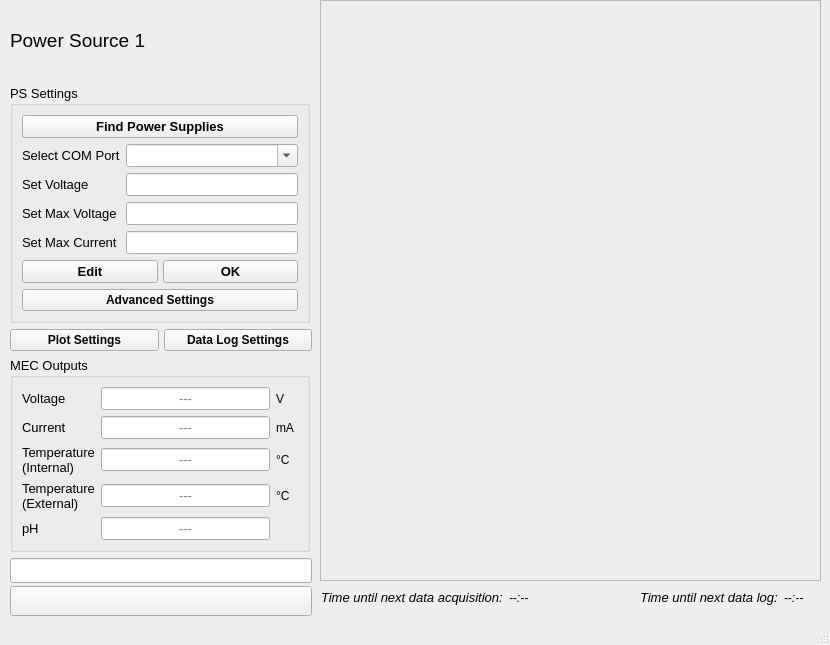
<?xml version="1.0" encoding="UTF-8"?>
<ui version="4.0">
 <class>MainWindow</class>
 <widget class="QMainWindow" name="MainWindow">
  <property name="geometry">
   <rect>
    <x>0</x>
    <y>0</y>
    <width>830</width>
    <height>645</height>
   </rect>
  </property>
  <property name="sizePolicy">
   <sizepolicy hsizetype="Fixed" vsizetype="Fixed">
    <horstretch>0</horstretch>
    <verstretch>0</verstretch>
   </sizepolicy>
  </property>
  <property name="minimumSize">
   <size>
    <width>830</width>
    <height>645</height>
   </size>
  </property>
  <property name="maximumSize">
   <size>
    <width>830</width>
    <height>645</height>
   </size>
  </property>
  <property name="windowTitle">
   <string>MainWindow</string>
  </property>
  <widget class="QWidget" name="centralwidget">
   <widget class="QWidget" name="layoutWidget">
    <property name="geometry">
     <rect>
      <x>640</x>
      <y>590</y>
      <width>181</width>
      <height>21</height>
     </rect>
    </property>
    <layout class="QFormLayout" name="formLayout_3">
     <item row="0" column="0">
      <widget class="QLabel" name="timeuntilLabel">
       <property name="maximumSize">
        <size>
         <width>16777215</width>
         <height>18</height>
        </size>
       </property>
       <property name="font">
        <font>
         <pointsize>10</pointsize>
         <italic>true</italic>
        </font>
       </property>
       <property name="text">
        <string>Time until next data log:</string>
       </property>
      </widget>
     </item>
     <item row="0" column="1">
      <widget class="QLabel" name="timerLabel">
       <property name="maximumSize">
        <size>
         <width>16777215</width>
         <height>18</height>
        </size>
       </property>
       <property name="font">
        <font>
         <italic>true</italic>
        </font>
       </property>
       <property name="text">
        <string>--:--</string>
       </property>
      </widget>
     </item>
    </layout>
   </widget>
   <widget class="QWidget" name="layoutWidget">
    <property name="geometry">
     <rect>
      <x>10</x>
      <y>1</y>
      <width>302</width>
      <height>615</height>
     </rect>
    </property>
    <layout class="QVBoxLayout" name="verticalLayout_2" stretch="0,0,0,0,0">
     <item>
      <widget class="QLabel" name="label">
       <property name="minimumSize">
        <size>
         <width>0</width>
         <height>0</height>
        </size>
       </property>
       <property name="maximumSize">
        <size>
         <width>16777215</width>
         <height>16777215</height>
        </size>
       </property>
       <property name="font">
        <font>
         <pointsize>14</pointsize>
        </font>
       </property>
       <property name="text">
        <string>Power Source 1</string>
       </property>
      </widget>
     </item>
     <item>
      <widget class="QGroupBox" name="groupBox">
       <property name="minimumSize">
        <size>
         <width>300</width>
         <height>0</height>
        </size>
       </property>
       <property name="maximumSize">
        <size>
         <width>300</width>
         <height>16777215</height>
        </size>
       </property>
       <property name="font">
        <font>
         <pointsize>10</pointsize>
        </font>
       </property>
       <property name="title">
        <string>PS Settings</string>
       </property>
       <layout class="QFormLayout" name="formLayout_2">
        <item row="0" column="0" colspan="2">
         <widget class="QPushButton" name="findPSButton">
          <property name="minimumSize">
           <size>
            <width>0</width>
            <height>0</height>
           </size>
          </property>
          <property name="maximumSize">
           <size>
            <width>16777215</width>
            <height>16777215</height>
           </size>
          </property>
          <property name="font">
           <font>
            <pointsize>10</pointsize>
            <weight>75</weight>
            <bold>true</bold>
           </font>
          </property>
          <property name="text">
           <string>Find Power Supplies</string>
          </property>
         </widget>
        </item>
        <item row="1" column="0">
         <widget class="QLabel" name="portboxLabel">
          <property name="font">
           <font>
            <pointsize>10</pointsize>
           </font>
          </property>
          <property name="text">
           <string>Select COM Port</string>
          </property>
         </widget>
        </item>
        <item row="1" column="1">
         <widget class="QComboBox" name="comBox">
          <property name="maximumSize">
           <size>
            <width>16777215</width>
            <height>16777215</height>
           </size>
          </property>
          <property name="editable">
           <bool>true</bool>
          </property>
         </widget>
        </item>
        <item row="2" column="0">
         <widget class="QLabel" name="label_2">
          <property name="font">
           <font>
            <pointsize>10</pointsize>
           </font>
          </property>
          <property name="text">
           <string>Set Voltage</string>
          </property>
         </widget>
        </item>
        <item row="2" column="1">
         <widget class="QLineEdit" name="setvoltageDisplay">
          <property name="alignment">
           <set>Qt::AlignCenter</set>
          </property>
          <property name="readOnly">
           <bool>true</bool>
          </property>
         </widget>
        </item>
        <item row="3" column="0">
         <widget class="QLabel" name="label_4">
          <property name="font">
           <font>
            <pointsize>10</pointsize>
           </font>
          </property>
          <property name="text">
           <string>Set Max Voltage</string>
          </property>
         </widget>
        </item>
        <item row="3" column="1">
         <widget class="QLineEdit" name="maxvoltageDisplay">
          <property name="alignment">
           <set>Qt::AlignCenter</set>
          </property>
          <property name="readOnly">
           <bool>true</bool>
          </property>
         </widget>
        </item>
        <item row="4" column="0">
         <widget class="QLabel" name="label_3">
          <property name="font">
           <font>
            <pointsize>10</pointsize>
           </font>
          </property>
          <property name="text">
           <string>Set Max Current</string>
          </property>
         </widget>
        </item>
        <item row="4" column="1">
         <widget class="QLineEdit" name="maxcurrentDisplay">
          <property name="alignment">
           <set>Qt::AlignCenter</set>
          </property>
          <property name="readOnly">
           <bool>true</bool>
          </property>
         </widget>
        </item>
        <item row="5" column="0" colspan="2">
         <layout class="QHBoxLayout" name="horizontalLayout_2">
          <property name="spacing">
           <number>5</number>
          </property>
          <item>
           <widget class="QPushButton" name="settingsEditButton">
            <property name="minimumSize">
             <size>
              <width>0</width>
              <height>0</height>
             </size>
            </property>
            <property name="maximumSize">
             <size>
              <width>16777215</width>
              <height>16777215</height>
             </size>
            </property>
            <property name="font">
             <font>
              <pointsize>10</pointsize>
              <weight>75</weight>
              <bold>true</bold>
             </font>
            </property>
            <property name="text">
             <string>Edit</string>
            </property>
           </widget>
          </item>
          <item>
           <widget class="QPushButton" name="settingsOKButton">
            <property name="minimumSize">
             <size>
              <width>0</width>
              <height>0</height>
             </size>
            </property>
            <property name="maximumSize">
             <size>
              <width>16777215</width>
              <height>16777215</height>
             </size>
            </property>
            <property name="font">
             <font>
              <pointsize>10</pointsize>
              <weight>75</weight>
              <bold>true</bold>
             </font>
            </property>
            <property name="text">
             <string>OK</string>
            </property>
           </widget>
          </item>
         </layout>
        </item>
        <item row="6" column="0" colspan="2">
         <widget class="QPushButton" name="advsetButton">
          <property name="minimumSize">
           <size>
            <width>0</width>
            <height>0</height>
           </size>
          </property>
          <property name="maximumSize">
           <size>
            <width>16777215</width>
            <height>16777215</height>
           </size>
          </property>
          <property name="font">
           <font>
            <pointsize>9</pointsize>
            <weight>75</weight>
            <bold>true</bold>
           </font>
          </property>
          <property name="text">
           <string>Advanced Settings</string>
          </property>
         </widget>
        </item>
       </layout>
      </widget>
     </item>
     <item>
      <layout class="QHBoxLayout" name="horizontalLayout_5">
       <property name="spacing">
        <number>5</number>
       </property>
       <property name="rightMargin">
        <number>0</number>
       </property>
       <item>
        <widget class="QPushButton" name="plotsetButton">
         <property name="minimumSize">
          <size>
           <width>0</width>
           <height>0</height>
          </size>
         </property>
         <property name="maximumSize">
          <size>
           <width>16777215</width>
           <height>16777215</height>
          </size>
         </property>
         <property name="font">
          <font>
           <pointsize>9</pointsize>
           <weight>75</weight>
           <bold>true</bold>
          </font>
         </property>
         <property name="text">
          <string>Plot Settings</string>
         </property>
        </widget>
       </item>
       <item>
        <widget class="QPushButton" name="datalogButton">
         <property name="minimumSize">
          <size>
           <width>0</width>
           <height>0</height>
          </size>
         </property>
         <property name="maximumSize">
          <size>
           <width>16777215</width>
           <height>16777215</height>
          </size>
         </property>
         <property name="font">
          <font>
           <pointsize>9</pointsize>
           <weight>75</weight>
           <bold>true</bold>
          </font>
         </property>
         <property name="text">
          <string>Data Log Settings</string>
         </property>
        </widget>
       </item>
      </layout>
     </item>
     <item>
      <widget class="QGroupBox" name="groupBox_2">
       <property name="minimumSize">
        <size>
         <width>300</width>
         <height>0</height>
        </size>
       </property>
       <property name="maximumSize">
        <size>
         <width>300</width>
         <height>16777215</height>
        </size>
       </property>
       <property name="font">
        <font>
         <pointsize>10</pointsize>
        </font>
       </property>
       <property name="title">
        <string>MEC Outputs</string>
       </property>
       <layout class="QFormLayout" name="formLayout">
        <item row="0" column="0">
         <widget class="QLabel" name="label_5">
          <property name="text">
           <string>Voltage</string>
          </property>
         </widget>
        </item>
        <item row="1" column="0">
         <widget class="QLabel" name="currentLabel">
          <property name="font">
           <font>
            <pointsize>10</pointsize>
           </font>
          </property>
          <property name="autoFillBackground">
           <bool>false</bool>
          </property>
          <property name="text">
           <string>Current</string>
          </property>
         </widget>
        </item>
        <item row="1" column="1">
         <layout class="QHBoxLayout" name="horizontalLayout">
          <item>
           <widget class="QLineEdit" name="currentDisplay">
            <property name="maximumSize">
             <size>
              <width>16777215</width>
              <height>16777215</height>
             </size>
            </property>
            <property name="font">
             <font>
              <pointsize>10</pointsize>
             </font>
            </property>
            <property name="cursor">
             <cursorShape>ArrowCursor</cursorShape>
            </property>
            <property name="alignment">
             <set>Qt::AlignCenter</set>
            </property>
            <property name="readOnly">
             <bool>true</bool>
            </property>
            <property name="placeholderText">
             <string>---</string>
            </property>
           </widget>
          </item>
          <item>
           <widget class="QLabel" name="currentunitLabel">
            <property name="minimumSize">
             <size>
              <width>22</width>
              <height>0</height>
             </size>
            </property>
            <property name="maximumSize">
             <size>
              <width>16777215</width>
              <height>16777215</height>
             </size>
            </property>
            <property name="font">
             <font>
              <pointsize>9</pointsize>
             </font>
            </property>
            <property name="text">
             <string>mA</string>
            </property>
           </widget>
          </item>
         </layout>
        </item>
        <item row="2" column="0">
         <widget class="QLabel" name="tempLabel">
          <property name="maximumSize">
           <size>
            <width>80</width>
            <height>16777215</height>
           </size>
          </property>
          <property name="font">
           <font>
            <pointsize>10</pointsize>
           </font>
          </property>
          <property name="text">
           <string>Temperature (Internal)</string>
          </property>
          <property name="wordWrap">
           <bool>true</bool>
          </property>
         </widget>
        </item>
        <item row="2" column="1">
         <layout class="QHBoxLayout" name="horizontalLayout_3">
          <item>
           <widget class="QLineEdit" name="tempDisplay1">
            <property name="maximumSize">
             <size>
              <width>16777215</width>
              <height>16777215</height>
             </size>
            </property>
            <property name="font">
             <font>
              <pointsize>10</pointsize>
             </font>
            </property>
            <property name="cursor">
             <cursorShape>ArrowCursor</cursorShape>
            </property>
            <property name="alignment">
             <set>Qt::AlignCenter</set>
            </property>
            <property name="dragEnabled">
             <bool>false</bool>
            </property>
            <property name="readOnly">
             <bool>true</bool>
            </property>
            <property name="placeholderText">
             <string>---</string>
            </property>
           </widget>
          </item>
          <item>
           <widget class="QLabel" name="tempunitLabel">
            <property name="minimumSize">
             <size>
              <width>22</width>
              <height>0</height>
             </size>
            </property>
            <property name="maximumSize">
             <size>
              <width>16777215</width>
              <height>16777215</height>
             </size>
            </property>
            <property name="font">
             <font>
              <pointsize>9</pointsize>
             </font>
            </property>
            <property name="text">
             <string>°C </string>
            </property>
           </widget>
          </item>
         </layout>
        </item>
        <item row="4" column="1">
         <layout class="QHBoxLayout" name="horizontalLayout_4">
          <item>
           <widget class="QLineEdit" name="pHDisplay">
            <property name="maximumSize">
             <size>
              <width>16777215</width>
              <height>16777215</height>
             </size>
            </property>
            <property name="font">
             <font>
              <pointsize>10</pointsize>
             </font>
            </property>
            <property name="cursor">
             <cursorShape>ArrowCursor</cursorShape>
            </property>
            <property name="alignment">
             <set>Qt::AlignCenter</set>
            </property>
            <property name="readOnly">
             <bool>true</bool>
            </property>
            <property name="placeholderText">
             <string>---</string>
            </property>
           </widget>
          </item>
          <item>
           <widget class="QLabel" name="pHblankLabel">
            <property name="minimumSize">
             <size>
              <width>22</width>
              <height>0</height>
             </size>
            </property>
            <property name="maximumSize">
             <size>
              <width>16777215</width>
              <height>16777215</height>
             </size>
            </property>
            <property name="text">
             <string/>
            </property>
           </widget>
          </item>
         </layout>
        </item>
        <item row="0" column="1">
         <layout class="QHBoxLayout" name="horizontalLayout_6">
          <item>
           <widget class="QLineEdit" name="voltageDisplay">
            <property name="maximumSize">
             <size>
              <width>16777215</width>
              <height>16777215</height>
             </size>
            </property>
            <property name="font">
             <font>
              <pointsize>10</pointsize>
             </font>
            </property>
            <property name="cursor">
             <cursorShape>ArrowCursor</cursorShape>
            </property>
            <property name="alignment">
             <set>Qt::AlignCenter</set>
            </property>
            <property name="readOnly">
             <bool>true</bool>
            </property>
            <property name="placeholderText">
             <string>---</string>
            </property>
           </widget>
          </item>
          <item>
           <widget class="QLabel" name="currentunitLabel_2">
            <property name="minimumSize">
             <size>
              <width>22</width>
              <height>0</height>
             </size>
            </property>
            <property name="maximumSize">
             <size>
              <width>16777215</width>
              <height>16777215</height>
             </size>
            </property>
            <property name="font">
             <font>
              <pointsize>9</pointsize>
             </font>
            </property>
            <property name="text">
             <string>V</string>
            </property>
           </widget>
          </item>
         </layout>
        </item>
        <item row="4" column="0">
         <widget class="QLabel" name="pHLabel">
          <property name="font">
           <font>
            <pointsize>10</pointsize>
           </font>
          </property>
          <property name="text">
           <string>pH</string>
          </property>
         </widget>
        </item>
        <item row="3" column="0">
         <widget class="QLabel" name="tempLabel_2">
          <property name="maximumSize">
           <size>
            <width>80</width>
            <height>16777215</height>
           </size>
          </property>
          <property name="font">
           <font>
            <pointsize>10</pointsize>
           </font>
          </property>
          <property name="text">
           <string>Temperature (External)</string>
          </property>
          <property name="wordWrap">
           <bool>true</bool>
          </property>
         </widget>
        </item>
        <item row="3" column="1">
         <layout class="QHBoxLayout" name="horizontalLayout_7">
          <item>
           <widget class="QLineEdit" name="tempDisplay2">
            <property name="maximumSize">
             <size>
              <width>16777215</width>
              <height>16777215</height>
             </size>
            </property>
            <property name="font">
             <font>
              <pointsize>10</pointsize>
             </font>
            </property>
            <property name="cursor">
             <cursorShape>ArrowCursor</cursorShape>
            </property>
            <property name="alignment">
             <set>Qt::AlignCenter</set>
            </property>
            <property name="dragEnabled">
             <bool>false</bool>
            </property>
            <property name="readOnly">
             <bool>true</bool>
            </property>
            <property name="placeholderText">
             <string>---</string>
            </property>
           </widget>
          </item>
          <item>
           <widget class="QLabel" name="tempunitLabel_2">
            <property name="minimumSize">
             <size>
              <width>22</width>
              <height>0</height>
             </size>
            </property>
            <property name="maximumSize">
             <size>
              <width>16777215</width>
              <height>16777215</height>
             </size>
            </property>
            <property name="font">
             <font>
              <pointsize>9</pointsize>
             </font>
            </property>
            <property name="text">
             <string>°C </string>
            </property>
           </widget>
          </item>
         </layout>
        </item>
       </layout>
      </widget>
     </item>
     <item>
      <layout class="QVBoxLayout" name="verticalLayout">
       <property name="spacing">
        <number>3</number>
       </property>
       <property name="sizeConstraint">
        <enum>QLayout::SetMaximumSize</enum>
       </property>
       <item>
        <widget class="QLineEdit" name="onlineDisplay">
         <property name="minimumSize">
          <size>
           <width>0</width>
           <height>25</height>
          </size>
         </property>
         <property name="maximumSize">
          <size>
           <width>16777215</width>
           <height>25</height>
          </size>
         </property>
         <property name="font">
          <font>
           <pointsize>10</pointsize>
          </font>
         </property>
         <property name="cursor">
          <cursorShape>ArrowCursor</cursorShape>
         </property>
         <property name="text">
          <string/>
         </property>
         <property name="alignment">
          <set>Qt::AlignCenter</set>
         </property>
         <property name="readOnly">
          <bool>true</bool>
         </property>
        </widget>
       </item>
       <item>
        <widget class="QPushButton" name="startButton">
         <property name="minimumSize">
          <size>
           <width>0</width>
           <height>30</height>
          </size>
         </property>
         <property name="maximumSize">
          <size>
           <width>16777215</width>
           <height>30</height>
          </size>
         </property>
         <property name="font">
          <font>
           <pointsize>9</pointsize>
           <weight>75</weight>
           <bold>true</bold>
          </font>
         </property>
         <property name="text">
          <string/>
         </property>
         <property name="checkable">
          <bool>true</bool>
         </property>
        </widget>
       </item>
      </layout>
     </item>
    </layout>
   </widget>
   <widget class="QScrollArea" name="graphingArea">
    <property name="geometry">
     <rect>
      <x>320</x>
      <y>0</y>
      <width>501</width>
      <height>581</height>
     </rect>
    </property>
    <property name="widgetResizable">
     <bool>true</bool>
    </property>
    <widget class="QWidget" name="graphingAreaWidgetContents">
     <property name="geometry">
      <rect>
       <x>0</x>
       <y>0</y>
       <width>499</width>
       <height>579</height>
      </rect>
     </property>
    </widget>
   </widget>
   <widget class="QWidget" name="layoutWidget_2">
    <property name="geometry">
     <rect>
      <x>321</x>
      <y>590</y>
      <width>261</width>
      <height>21</height>
     </rect>
    </property>
    <layout class="QFormLayout" name="formLayout_5">
     <item row="0" column="0">
      <widget class="QLabel" name="timeuntilLabel_3">
       <property name="maximumSize">
        <size>
         <width>16777215</width>
         <height>18</height>
        </size>
       </property>
       <property name="font">
        <font>
         <pointsize>10</pointsize>
         <italic>true</italic>
        </font>
       </property>
       <property name="text">
        <string>Time until next data acquisition:</string>
       </property>
      </widget>
     </item>
     <item row="0" column="1">
      <widget class="QLabel" name="acquisitionTimerLabel">
       <property name="maximumSize">
        <size>
         <width>16777215</width>
         <height>18</height>
        </size>
       </property>
       <property name="font">
        <font>
         <italic>true</italic>
        </font>
       </property>
       <property name="text">
        <string>--:--</string>
       </property>
      </widget>
     </item>
    </layout>
   </widget>
  </widget>
  <widget class="QMenuBar" name="menubar">
   <property name="geometry">
    <rect>
     <x>0</x>
     <y>0</y>
     <width>830</width>
     <height>28</height>
    </rect>
   </property>
  </widget>
  <widget class="QStatusBar" name="statusbar"/>
 </widget>
 <resources/>
 <connections/>
</ui>
